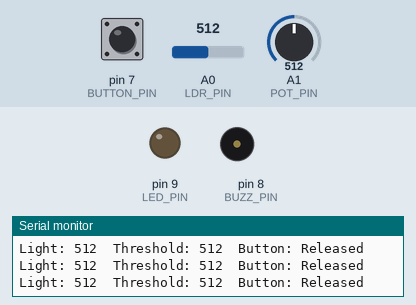
Recording of a sketch running on a simulated Arduino Uno, built with avr-gcc and run on an emulated ATmega328P. On the bench: output pins drawn as LEDs (lit = HIGH), buzzer (waves = sounding, pin HIGH), the last lines printed to the serial monitor. Inputs (shaded band) come from the test bench; at power-on: A0 (LDR_PIN) = 512, pin 7 (BUTTON_PIN) HIGH, A1 (POT_PIN) = 512.

Above: at 1.2 s.
1.3 s: A0 (LDR_PIN) set to 497
At 2.1 s:
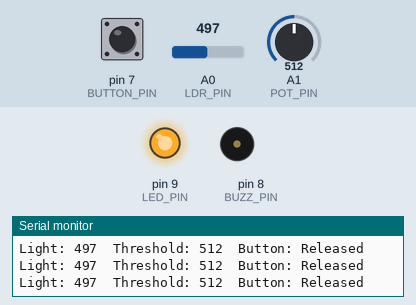
2.8 s: pin 7 (BUTTON_PIN) pulled LOW for 0.15 s
At 3.7 s:
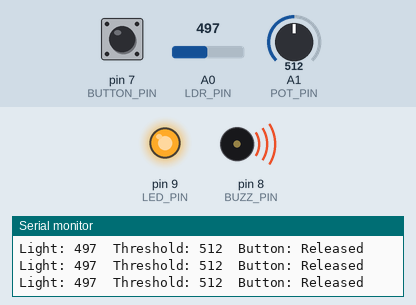
4.4 s: A1 (POT_PIN) set to 483
At 5.4 s:
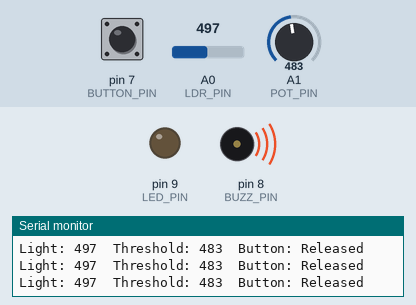
5.9 s: pin 7 (BUTTON_PIN) pulled LOW for 1 s
At 7.3 s:
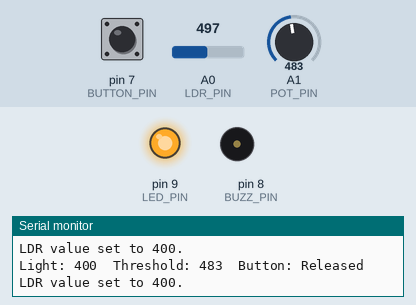
8.4 s: A1 (POT_PIN) set to 416
11.4 s: A1 (POT_PIN) set to 388
At 11.9 s:
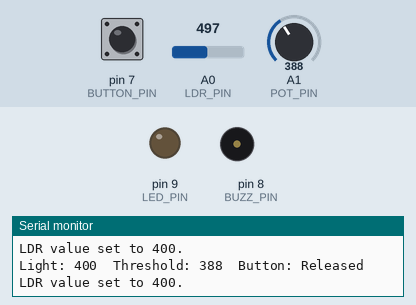
Timing chart, 0 to 14.4 s (numbered marks = the images above; inputs shaded):
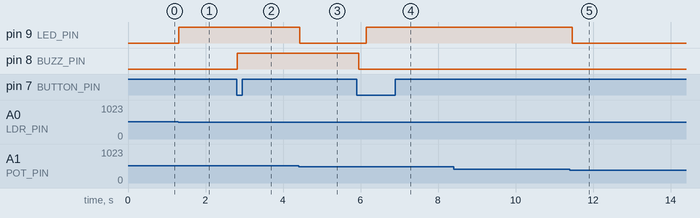

Measured:
- the behaviour switches between 512 and 511 on A0 (LDR_PIN) (found by bisection; images 0 and 1)
- the behaviour switches between 498 and 497 on A1 (POT_PIN) (found by bisection; images 2 and 3)
- the behaviour switches between 401 and 400 on A1 (POT_PIN) (found by bisection; images 4 and 5)
- after the input at 1.3 s, pin 9 (LED_PIN): LOW → HIGH at once
- after the input at 2.8 s, pin 8 (BUZZ_PIN): LOW → HIGH at once
- after the input at 4.4 s, pin 9 (LED_PIN): HIGH → LOW at once
- after the input at 5.9 s, pin 9 (LED_PIN): LOW → HIGH after 0.25 s; pin 8 (BUZZ_PIN): HIGH → LOW after 0.05 s
- after the input at 11.4 s, pin 9 (LED_PIN): HIGH → LOW after 0.07 s

The sketch:

lab9_silence-button-photoresistor.ino
```cpp
const int LDR_PIN = A0;
const int POT_PIN = A1;
const int LED_PIN = 9;
const int BUZZ_PIN = 8;
const int BUTTON_PIN = 7;

int lastButtonState = HIGH;
int buttonState = HIGH;
bool buzzState = false;
bool lightThresholdChanged = false;

void setup() {
  pinMode(LED_PIN, OUTPUT);
  pinMode(BUZZ_PIN, OUTPUT);
  pinMode(LDR_PIN, INPUT);
  pinMode(POT_PIN, INPUT);
  pinMode(BUTTON_PIN, INPUT_PULLUP);
  Serial.begin(9600);
}

void loop() {
  buttonState = digitalRead(BUTTON_PIN);
  if (lastButtonState == HIGH && buttonState == LOW) {
    if (!buzzState) {

      digitalWrite(BUZZ_PIN, HIGH);
      buzzState = true;
      Serial.println("Buzz ON");
    } else {

      digitalWrite(BUZZ_PIN, LOW);
      buzzState = false;
      lightThresholdChanged = true;
      Serial.println("Buzz OFF");
    }
    delay(200);
  }


  lastButtonState = buttonState;

  int light = analogRead(LDR_PIN);
  int threshold = analogRead(POT_PIN);


  if (lightThresholdChanged) {
    light = 400;
    Serial.println("LDR value set to 400.");
  }

  Serial.print("Light: ");
  Serial.print(light);
  Serial.print("  Threshold: ");
  Serial.print(threshold);
  Serial.print("  Button: ");
  Serial.println(buttonState == LOW ? "Pressed" : "Released");

  if (light < threshold) {
    digitalWrite(LED_PIN, HIGH);
  } else {
    digitalWrite(LED_PIN, LOW);
  }

  delay(100);
}
```
